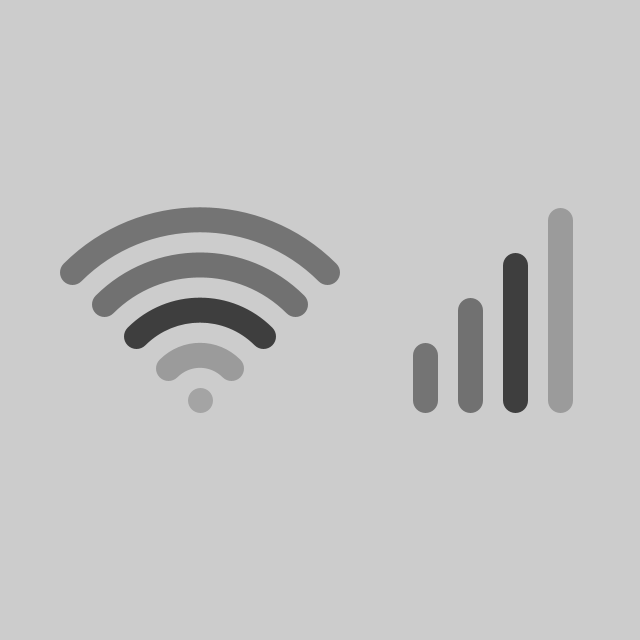
Frame 1 (no input)
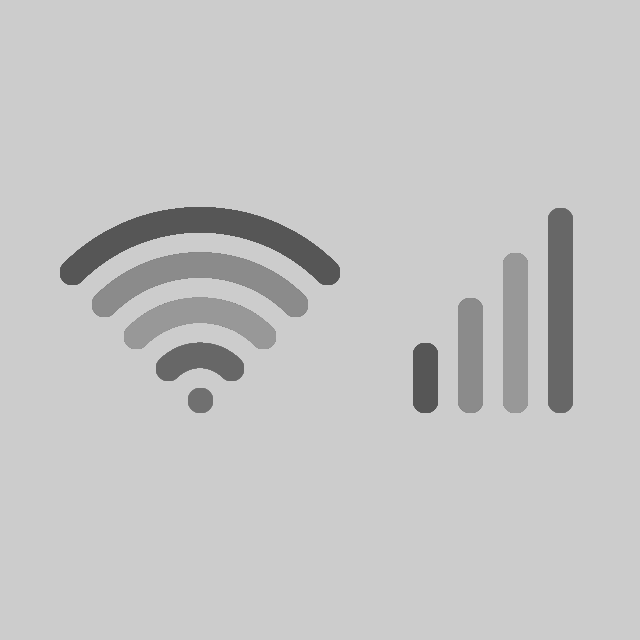
Frame 60 (the mouse pressed at the canvas centre just before this capture)
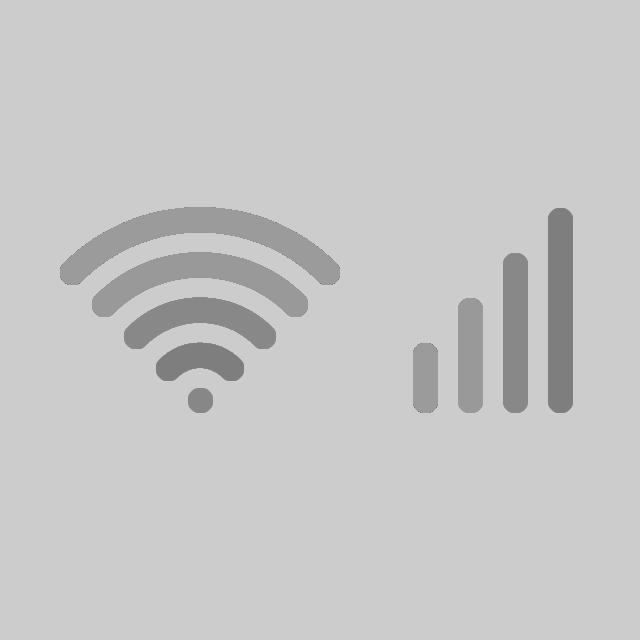
Frame 120 (the mouse held since frame 60 and released just before this capture)

The Processing sketch that drew these frames (run headless with seeded random() and noise(); from frame 60 on, the mouse is pressed at the canvas centre):

// Processing sketch: day136
// ── day136.pde
float v,x,f;
void setup(){size(640,640);noFill();strokeWeight(25);}
void draw(){
clear();
for(f=0;f<360;f+=90){
stroke(noise(f+v)*256);
arc(200,400,f+90,f+90,5*PI/4,7*PI/4);
line(x=200-f/2+360,f/2+220,x,400);
}
stroke(noise(v)*256+9);
point(200,400);
v+=.02;
}
